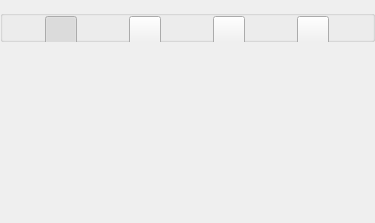
<?xml version="1.0" encoding="UTF-8"?>
<ui version="4.0">
 <class>TLWbShapeForm</class>
 <widget class="QWidget" name="TLWbShapeForm">
  <property name="geometry">
   <rect>
    <x>0</x>
    <y>0</y>
    <width>375</width>
    <height>223</height>
   </rect>
  </property>
  <property name="sizePolicy">
   <sizepolicy hsizetype="Minimum" vsizetype="Minimum">
    <horstretch>0</horstretch>
    <verstretch>0</verstretch>
   </sizepolicy>
  </property>
  <property name="windowTitle">
   <string>Form</string>
  </property>
  <layout class="QVBoxLayout" name="verticalLayout">
   <property name="spacing">
    <number>10</number>
   </property>
   <property name="leftMargin">
    <number>0</number>
   </property>
   <property name="topMargin">
    <number>0</number>
   </property>
   <property name="rightMargin">
    <number>0</number>
   </property>
   <property name="bottomMargin">
    <number>0</number>
   </property>
   <item>
    <widget class="TLWbColorForm" name="widget" native="true"/>
   </item>
   <item>
    <widget class="QGroupBox" name="m_toolGroupBox">
     <property name="sizePolicy">
      <sizepolicy hsizetype="Minimum" vsizetype="Minimum">
       <horstretch>0</horstretch>
       <verstretch>0</verstretch>
      </sizepolicy>
     </property>
     <property name="minimumSize">
      <size>
       <width>0</width>
       <height>32</height>
      </size>
     </property>
     <property name="maximumSize">
      <size>
       <width>16777215</width>
       <height>32</height>
      </size>
     </property>
     <property name="title">
      <string/>
     </property>
     <layout class="QHBoxLayout" name="horizontalLayout">
      <property name="spacing">
       <number>10</number>
      </property>
      <property name="leftMargin">
       <number>0</number>
      </property>
      <property name="topMargin">
       <number>0</number>
      </property>
      <property name="rightMargin">
       <number>0</number>
      </property>
      <property name="bottomMargin">
       <number>0</number>
      </property>
      <item>
       <widget class="QPushButton" name="m_toolLineButton">
        <property name="sizePolicy">
         <sizepolicy hsizetype="Fixed" vsizetype="Fixed">
          <horstretch>0</horstretch>
          <verstretch>0</verstretch>
         </sizepolicy>
        </property>
        <property name="minimumSize">
         <size>
          <width>32</width>
          <height>32</height>
         </size>
        </property>
        <property name="maximumSize">
         <size>
          <width>32</width>
          <height>32</height>
         </size>
        </property>
        <property name="text">
         <string/>
        </property>
        <property name="checkable">
         <bool>true</bool>
        </property>
        <property name="checked">
         <bool>true</bool>
        </property>
        <property name="autoExclusive">
         <bool>true</bool>
        </property>
       </widget>
      </item>
      <item>
       <widget class="QPushButton" name="m_toolOvalButton">
        <property name="sizePolicy">
         <sizepolicy hsizetype="Fixed" vsizetype="Fixed">
          <horstretch>0</horstretch>
          <verstretch>0</verstretch>
         </sizepolicy>
        </property>
        <property name="minimumSize">
         <size>
          <width>32</width>
          <height>32</height>
         </size>
        </property>
        <property name="maximumSize">
         <size>
          <width>32</width>
          <height>32</height>
         </size>
        </property>
        <property name="text">
         <string/>
        </property>
        <property name="checkable">
         <bool>true</bool>
        </property>
        <property name="autoExclusive">
         <bool>true</bool>
        </property>
       </widget>
      </item>
      <item>
       <widget class="QPushButton" name="m_toolRectButton">
        <property name="sizePolicy">
         <sizepolicy hsizetype="Fixed" vsizetype="Fixed">
          <horstretch>0</horstretch>
          <verstretch>0</verstretch>
         </sizepolicy>
        </property>
        <property name="minimumSize">
         <size>
          <width>32</width>
          <height>32</height>
         </size>
        </property>
        <property name="maximumSize">
         <size>
          <width>32</width>
          <height>32</height>
         </size>
        </property>
        <property name="text">
         <string/>
        </property>
        <property name="checkable">
         <bool>true</bool>
        </property>
        <property name="autoExclusive">
         <bool>true</bool>
        </property>
       </widget>
      </item>
      <item>
       <widget class="QPushButton" name="m_toolTriangleButton">
        <property name="sizePolicy">
         <sizepolicy hsizetype="Fixed" vsizetype="Fixed">
          <horstretch>0</horstretch>
          <verstretch>0</verstretch>
         </sizepolicy>
        </property>
        <property name="minimumSize">
         <size>
          <width>32</width>
          <height>32</height>
         </size>
        </property>
        <property name="maximumSize">
         <size>
          <width>32</width>
          <height>32</height>
         </size>
        </property>
        <property name="text">
         <string/>
        </property>
        <property name="checkable">
         <bool>true</bool>
        </property>
        <property name="autoExclusive">
         <bool>true</bool>
        </property>
       </widget>
      </item>
     </layout>
    </widget>
   </item>
   <item>
    <widget class="TLWbLineWidthForm" name="widget_2" native="true"/>
   </item>
   <item>
    <widget class="TLWbShapeFillForm" name="widget_3" native="true"/>
   </item>
   <item>
    <spacer name="verticalSpacer">
     <property name="orientation">
      <enum>Qt::Vertical</enum>
     </property>
     <property name="sizeHint" stdset="0">
      <size>
       <width>20</width>
       <height>40</height>
      </size>
     </property>
    </spacer>
   </item>
  </layout>
 </widget>
 <customwidgets>
  <customwidget>
   <class>TLWbColorForm</class>
   <extends>QWidget</extends>
   <header>TLWbColorForm.h</header>
   <container>1</container>
  </customwidget>
  <customwidget>
   <class>TLWbLineWidthForm</class>
   <extends>QWidget</extends>
   <header>TLWbLineWidthForm.h</header>
   <container>1</container>
  </customwidget>
  <customwidget>
   <class>TLWbShapeFillForm</class>
   <extends>QWidget</extends>
   <header>TLWbShapeFillForm.h</header>
   <container>1</container>
  </customwidget>
 </customwidgets>
 <resources/>
 <connections/>
</ui>
